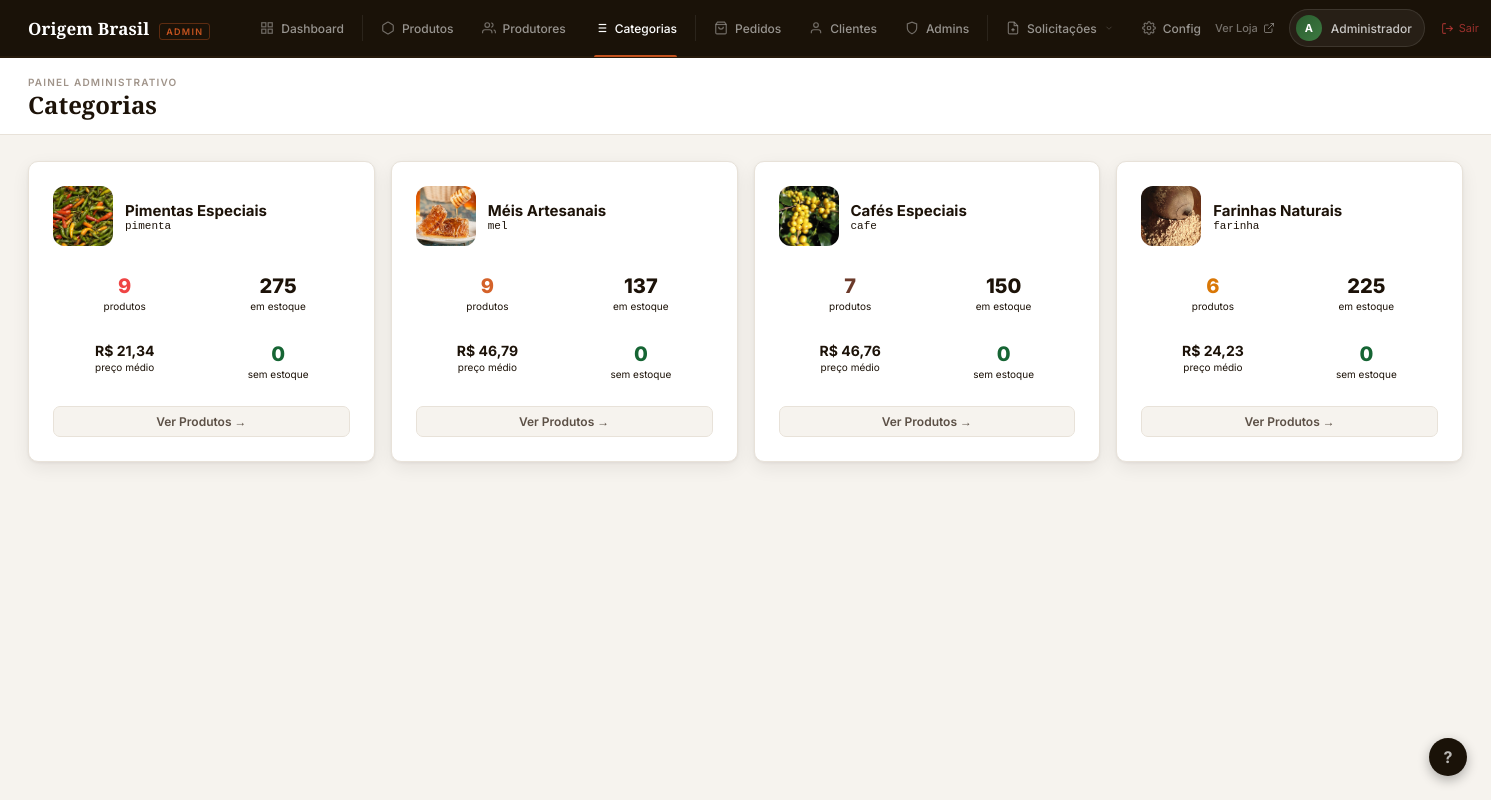
The page /adm/categorias.php (signed in) on the database its author committed.
### tables this page shows
CREATE TABLE IF NOT EXISTS categorias (
    slug        VARCHAR(50) PRIMARY KEY,
    label       VARCHAR(100) NOT NULL,
    descricao   VARCHAR(200) DEFAULT NULL,
    cor         VARCHAR(20)  DEFAULT '#2C4A2E',
    criado_em   TIMESTAMP DEFAULT CURRENT_TIMESTAMP
);

### adm/categorias.php (the view, shortened to what this page needs)
<?php
include("../conexao.php");
$cats = mysqli_fetch_all(mysqli_query($conexao,
    "SELECT c.slug AS categoria,
        COALESCE(p.total,0) AS total,
        COALESCE(p.estoque_total,0) AS estoque_total,
        COALESCE(p.preco_medio,0) AS preco_medio,
        COALESCE(p.em_destaque,0) AS em_destaque,
        COALESCE(p.sem_estoque,0) AS sem_estoque,
        p.imagem,
        c.label AS label_db
     FROM categorias c
     LEFT JOIN (
        SELECT
    categoria,
    COUNT(*) AS total,
    COALESCE(SUM(estoque),0) AS estoque_total,
    COALESCE(AVG(preco),0) AS preco_medio,
    SUM(CASE WHEN destaque=1 THEN 1 ELSE 0 END) AS em_destaque,
    SUM(CASE WHEN estoque=0 THEN 1 ELSE 0 END) AS sem_estoque,
    MIN(imagem) AS imagem
FROM produtos
GROUP BY categoria
     ) p ON p.categoria = c.slug
     ORDER BY total DESC"
), MYSQLI_ASSOC);
$cat_info = [
    'cafe'    => ['label'=>'Cafés Especiais',   'emoji'=>'<svg style="width:1em;height:1em;vertical-align:middle;display:inline-block;stroke:currentColor;fill:none;stroke-width:2;" viewBox="0 0 24 24"><path d="M17 8h1a4 4 0 1 1 0 8h-1"/><path d="M3 8h14v9a4 4 0 0 1-4 4H7a4 4 0 0 1-4-4Z"/><line x1="6" y1="2" x2="6" y2="4"/><line x1="10" y1="2" x2="10" y2="4"/><line x1="14" y1="2" x2="14" y2="4"/></svg>', 'cor'=>'#6B3A2A'],
    'mel'     => ['label'=>'Méis Artesanais',   'emoji'=>'<svg style="width:1em;height:1em;vertical-align:middle;display:inline-block;stroke:currentColor;fill:none;stroke-width:2;" viewBox="0 0 24 24"><path d="M8 2h8l1 4H7L8 2z"/><path d="M6 6c-1 1-2 3-2 5 0 5 4 9 8 9s8-4 8-9c0-2-1-4-2-5"/></svg>', 'cor'=>'#D4622A'],
    'pimenta' => ['label'=>'Pimentas Especiais','emoji'=>'<svg style="width:1em;height:1em;vertical-align:middle;display:inline-block;stroke:currentColor;fill:none;stroke-width:2;" viewBox="0 0 24 24"><path d="M12 2c0 0 3 1 3 5s-3 5-3 5"/><path d="M9 7c0 0-4 1-5 6s3 9 6 9 5-3 5-9c0-4-3-6-6-6z"/></svg>', 'cor'=>'#EF4444'],
    'farinha' => ['label'=>'Farinhas Naturais', 'emoji'=>'<svg style="width:1em;height:1em;vertical-align:middle;display:inline-block;stroke:currentColor;fill:none;stroke-width:2;" viewBox="0 0 24 24"><path d="M12 22v-9"/><path d="M15.17 3c.51.98.83 2.09.83 3.25C16 9.47 14.21 12 12 12s-4-2.53-4-5.75C8 5.09 8.49 3.98 9 3"/><path d="M6.08 8c.27.97.92 1.82 1.92 2.37"/><path d="M17.92 8c-.27.97-.92 1.82-1.92 2.37"/></svg>', 'cor'=>'#D97706'],
    'cereais' => ['label'=>'Cereais e Grãos',   'emoji'=>'<svg style="width:1em;height:1em;vertical-align:middle;display:inline-block;stroke:currentColor;fill:none;stroke-width:2;" viewBox="0 0 24 24"><circle cx="12" cy="12" r="4"/><path d="M12 2v3M12 19v3M4.22 4.22l2.12 2.12M17.66 17.66l2.12 2.12M2 12h3M19 12h3M4.22 19.78l2.12-2.12M17.66 6.34l2.12-2.12"/></svg>', 'cor'=>'#10B981'],
];
include('layout.php');
?>
<div style="display:grid;grid-template-columns:repeat(auto-fill,minmax(300px,1fr));gap:16px;">
<?php foreach ($cats as $c):
    $info = $cat_info[$c['categoria']] ?? ['label'=>$c['label_db'] ?: ucfirst($c['categoria']),'emoji'=>'<svg style="width:1em;height:1em;vertical-align:middle;display:inline-block;stroke:currentColor;fill:none;stroke-width:2;" viewBox="0 0 24 24"><path d="M21 16V8a2 2 0 0 0-1-1.73l-7-4a2 2 0 0 0-2 0l-7 4A2 2 0 0 0 3 8v8a2 2 0 0 0 1 1.73l7 4a2 2 0 0 0 2 0l7-4A2 2 0 0 0 21 16z"/><polyline points="3.27 6.96 12 12.01 20.73 6.96"/><line x1="12" y1="22.08" x2="12" y2="12"/></svg>','cor'=>'#9CA3AF'];
?>
<div class="card" style="padding:24px;">
    <div style="display:flex;align-items:center;gap:12px;margin-bottom:18px;">
       <div style="width:60px;height:60px;border-radius:12px;overflow:hidden;flex-shrink:0;background:#f3f3f3;">
    <?php if(!empty($c['imagem'])): ?>
        <img
            src="../<?php echo htmlspecialchars($c['imagem']); ?>"
            alt="<?php echo htmlspecialchars($info['label']); ?>"
            style="width:100%;height:100%;object-fit:cover;">
    <?php else: ?>
        <?php echo $info['emoji']; ?>
    <?php endif; ?>
</div>
        <div>
            <div style="font-size:15px;font-weight:700;"><?php echo $info['label']; ?></div>
            <div style="font-size:11px;color:var(--text-3);font-family:monospace;"><?php echo $c['categoria']; ?></div>
        </div>
    </div>
    <div style="display:grid;grid-template-columns:1fr 1fr;gap:10px;margin-bottom:16px;">
        <div style="background:var(--bg);border-radius:8px;padding:10px;text-align:center;">
            <div style="font-size:20px;font-weight:800;color:<?php echo $info['cor']; ?>;"><?php echo $c['total']; ?></div>
            <div style="font-size:10px;color:var(--text-3);margin-top:2px;">produtos</div>
        </div>
        <div style="background:var(--bg);border-radius:8px;padding:10px;text-align:center;">
            <div style="font-size:20px;font-weight:800;color:var(--green);"><?php echo $c['estoque_total']; ?></div>
            <div style="font-size:10px;color:var(--text-3);margin-top:2px;">em estoque</div>
        </div>
        <div style="background:var(--bg);border-radius:8px;padding:10px;text-align:center;">
            <div style="font-size:14px;font-weight:700;color:var(--text);">R$ <?php echo number_format($c['preco_medio'],2,',','.'); ?></div>
            <div style="font-size:10px;color:var(--text-3);margin-top:2px;">preço médio</div>
        </div>
        <div style="background:var(--bg);border-radius:8px;padding:10px;text-align:center;">
            <div style="font-size:20px;font-weight:800;color:<?php echo $c['sem_estoque']>0?'#EF4444':'#166534'; ?>;"><?php echo $c['sem_estoque']; ?></div>
            <div style="font-size:10px;color:var(--text-3);margin-top:2px;">sem estoque</div>
        </div>
    </div>
    <a href="produtos.php?filtro=&q=&categoria=<?php echo $c['categoria']; ?>" class="btn btn-gray" style="width:100%;justify-content:center;">Ver Produtos →</a>
</div>
<?php endforeach; ?>
</div>
</div></main></body></html>

### adm/layout.php (style rules this page uses)
*,*::before,*::after { box-sizing:border-box;margin:0;padding:0 }
:root { --soil:#1A1208; --soil-2:#261A0C; --stem:#2A5C2E; --stem-2:#3D7A42; --clay:#C4531F; --clay-light:#FBF0EB; --cream:#F6F3EE; --parchment:#FFFFFF; --ink:#1C1208; --ink-2:#5C5046; --dust:#A0948A; --border:#E8E2D9; --radius:10px; --shadow:0 1px 3px rgba(26,18,8,.06),0 6px 18px rgba(26,18,8,.07); }
body { font-family:'Inter',sans-serif;background:var(--cream);color:var(--ink);min-height:100vh;display:flex;flex-direction:column;font-size:14px; }
a { text-decoration:none;color:inherit; }
.card { background:var(--parchment);border:1px solid var(--border);border-radius:var(--radius);overflow:hidden;margin-bottom:20px;box-shadow:var(--shadow); }
.btn { display:inline-flex;align-items:center;gap:6px;padding:7px 14px;border:none;border-radius:7px;font-size:12px;font-weight:600;cursor:pointer;transition:all .15s; }
.btn-gray { background:var(--cream);color:var(--ink-2);border:1px solid var(--border); }

### rows shown on the page
categorias: slug (picture), slug "Pimentas Especiais", slug "pimenta", total "9", estoque_total "275", preco_medio "21,34", sem_estoque "0"
categorias: shows a picture, slug "Méis Artesanais", slug "mel", total "9", estoque_total "137", preco_medio "46,79", sem_estoque "0"
categorias: slug (picture), slug "Cafés Especiais", slug "cafe", total "7", estoque_total "150", preco_medio "46,76", sem_estoque "0"
categorias: slug (picture), slug "Farinhas Naturais", slug "farinha", total "6", estoque_total "225", preco_medio "24,23", sem_estoque "0"

### other values the page prints
mb_strtoupper(mb_substr($_SESSION['nome'],0,1)) "A"
explode(' ',$_SESSION['nome'])[0] "Administrador"
$page_title "Categorias"
